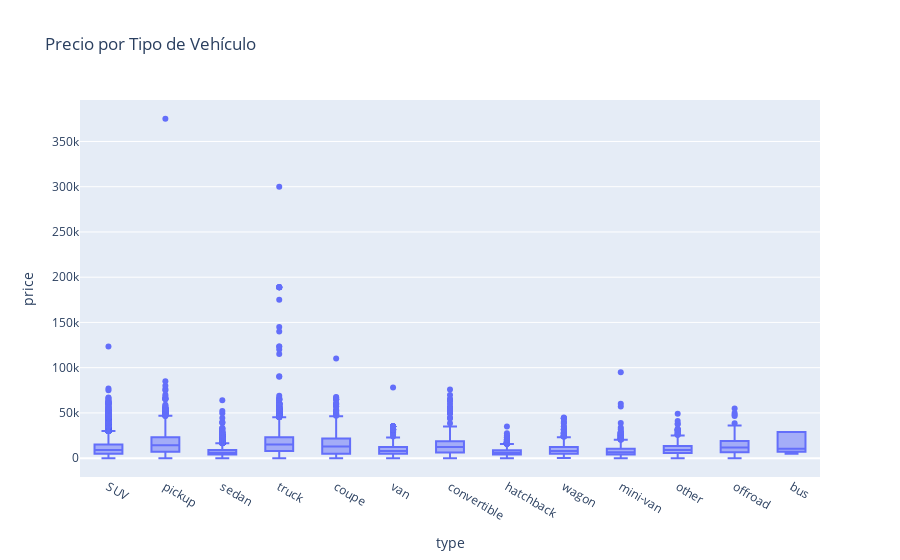

The code cell stored with this chart in its notebook:
### Code cell
# Graficar Boxplot de precio por tipo de vehículo para ver cómo varía el precio dependiendo del tipo de vehículo
px.box(df, x = 'type', y = 'price', title = 'Precio por Tipo de Vehículo')

### Figure 1 — Plotly figure (JSON) as saved in the notebook; plotly's stock layout.template omitted (floating-point values rounded to 4 significant figures; data arrays with more than 128 entries replaced by an {"elided": "..."} marker saying what was removed)
{"data": [{"alignmentgroup": "True", "hovertemplate": "type=%{x}<br>price=%{y}<extra></extra>", "legendgroup": "", "marker": {"color": "#636efa"}, "name": "", "notched": false, "offsetgroup": "", "orientation": "v", "showlegend": false, "type": "box", "x": {"elided": "51525 str values"}, "x0": " ", "xaxis": "x", "y": {"elided": "51525 int values"}, "y0": " ", "yaxis": "y"}], "layout": {"boxmode": "group", "legend": {"tracegroupgap": 0}, "title": {"text": "Precio por Tipo de Vehículo"}, "xaxis": {"anchor": "y", "domain": [0, 1], "title": {"text": "type"}}, "yaxis": {"anchor": "x", "domain": [0, 1], "title": {"text": "price"}}}}
